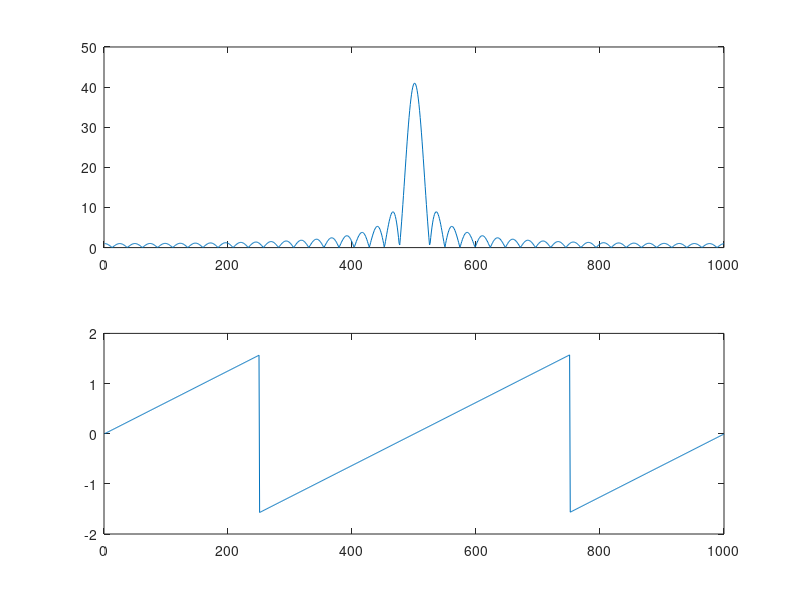

The MATLAB script that drew this image:
M = 1000;
f = zeros(1, M);
l = 20;
f(M/2-l:M/2+l) = 1;
F = fft(f);
Fc = fftshift(F);
rFc = real(Fc);
iFc = imag(Fc);
subplot(2,1,1),plot(abs(Fc));
subplot(2,1,2),plot(atan(iFc./rFc));